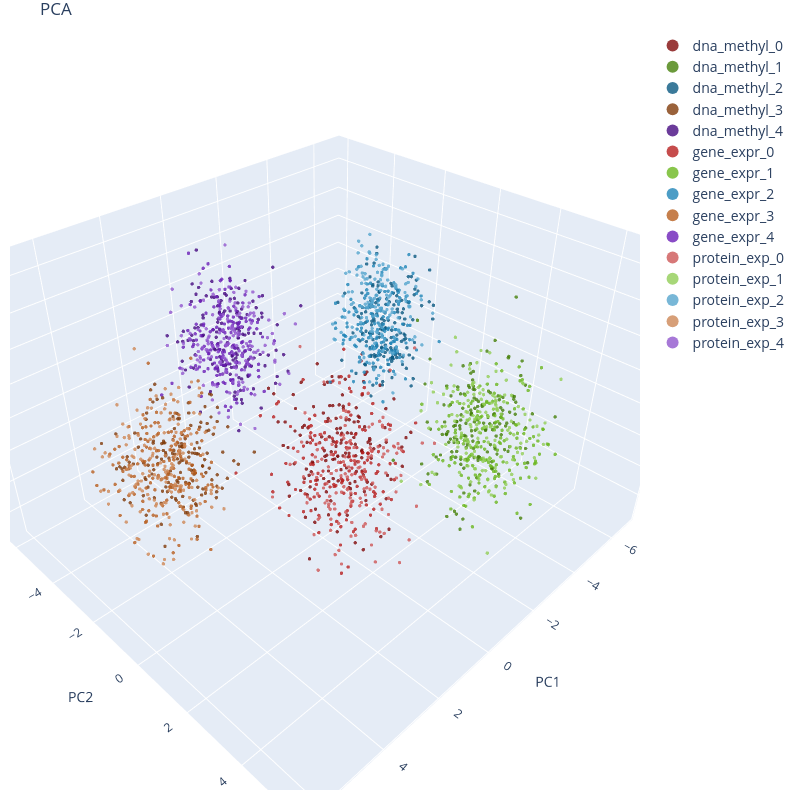

The notebook cell saved with this chart:
### Code cell
plot_3d_projection(
    technique = 'pca',
    data = latents,
    labels = class_per_modality_labels,
    labels_colors = class_per_modality_colors,
    labels_names = class_per_modality_names,
    standardize = False,
    checkpoint_dir = checkpoint_dir,
    is_best = use_best,
    save_plot = save_plot
)

### Figure 1 — Plotly figure (JSON) as saved in the notebook; plotly's stock layout.template omitted (floating-point values rounded to 4 significant figures; data arrays with more than 128 entries replaced by an {"elided": "..."} marker saying what was removed)
{"data": [{"marker": {"color": "#810A0A", "opacity": 0.8, "size": 2}, "mode": "markers", "name": "dna_methyl_0", "type": "scatter3d", "x": {"elided": "146 float values"}, "y": {"elided": "146 float values"}, "z": {"elided": "146 float values"}}, {"marker": {"color": "#46810A", "opacity": 0.8, "size": 2}, "mode": "markers", "name": "dna_methyl_1", "type": "scatter3d", "x": {"elided": "161 float values"}, "y": {"elided": "161 float values"}, "z": {"elided": "161 float values"}}, {"marker": {"color": "#0A5981", "opacity": 0.8, "size": 2}, "mode": "markers", "name": "dna_methyl_2", "type": "scatter3d", "x": {"elided": "153 float values"}, "y": {"elided": "153 float values"}, "z": {"elided": "153 float values"}}, {"marker": {"color": "#813B0A", "opacity": 0.8, "size": 2}, "mode": "markers", "name": "dna_methyl_3", "type": "scatter3d", "x": {"elided": "153 float values"}, "y": {"elided": "153 float values"}, "z": {"elided": "153 float values"}}, {"marker": {"color": "#460A81", "opacity": 0.8, "size": 2}, "mode": "markers", "name": "dna_methyl_4", "type": "scatter3d", "x": {"elided": "154 float values"}, "y": {"elided": "154 float values"}, "z": {"elided": "154 float values"}}, {"marker": {"color": "#B82020", "opacity": 0.8, "size": 2}, "mode": "markers", "name": "gene_expr_0", "type": "scatter3d", "x": {"elided": "146 float values"}, "y": {"elided": "146 float values"}, "z": {"elided": "146 float values"}}, {"marker": {"color": "#6CB820", "opacity": 0.8, "size": 2}, "mode": "markers", "name": "gene_expr_1", "type": "scatter3d", "x": {"elided": "161 float values"}, "y": {"elided": "161 float values"}, "z": {"elided": "161 float values"}}, {"marker": {"color": "#2085B8", "opacity": 0.8, "size": 2}, "mode": "markers", "name": "gene_expr_2", "type": "scatter3d", "x": {"elided": "153 float values"}, "y": {"elided": "153 float values"}, "z": {"elided": "153 float values"}}, {"marker": {"color": "#B85F20", "opacity": 0.8, "size": 2}, "mode": "markers", "name": "gene_expr_3", "type": "scatter3d", "x": {"elided": "153 float values"}, "y": {"elided": "153 float values"}, "z": {"elided": "153 float values"}}, {"marker": {"color": "#6C20B8", "opacity": 0.8, "size": 2}, "mode": "markers", "name": "gene_expr_4", "type": "scatter3d", "x": {"elided": "154 float values"}, "y": {"elided": "154 float values"}, "z": {"elided": "154 float values"}}, {"marker": {"color": "#CE5757", "opacity": 0.8, "size": 2}, "mode": "markers", "name": "protein_exp_0", "type": "scatter3d", "x": {"elided": "146 float values"}, "y": {"elided": "146 float values"}, "z": {"elided": "146 float values"}}, {"marker": {"color": "#92CE57", "opacity": 0.8, "size": 2}, "mode": "markers", "name": "protein_exp_1", "type": "scatter3d", "x": {"elided": "161 float values"}, "y": {"elided": "161 float values"}, "z": {"elided": "161 float values"}}, {"marker": {"color": "#57A6CE", "opacity": 0.8, "size": 2}, "mode": "markers", "name": "protein_exp_2", "type": "scatter3d", "x": {"elided": "153 float values"}, "y": {"elided": "153 float values"}, "z": {"elided": "153 float values"}}, {"marker": {"color": "#CE8857", "opacity": 0.8, "size": 2}, "mode": "markers", "name": "protein_exp_3", "type": "scatter3d", "x": {"elided": "153 float values"}, "y": {"elided": "153 float values"}, "z": {"elided": "153 float values"}}, {"marker": {"color": "#9257CE", "opacity": 0.8, "size": 2}, "mode": "markers", "name": "protein_exp_4", "type": "scatter3d", "x": {"elided": "154 float values"}, "y": {"elided": "154 float values"}, "z": {"elided": "154 float values"}}], "layout": {"height": 800, "legend": {"font": {"size": 14}, "itemsizing": "constant"}, "margin": {"b": 10, "l": 10, "r": 10, "t": 30}, "scene": {"xaxis": {"title": {"text": "PC1"}}, "yaxis": {"title": {"text": "PC2"}}, "zaxis": {"title": {"text": "PC3"}}}, "title": {"text": "PCA"}, "width": 800}}
